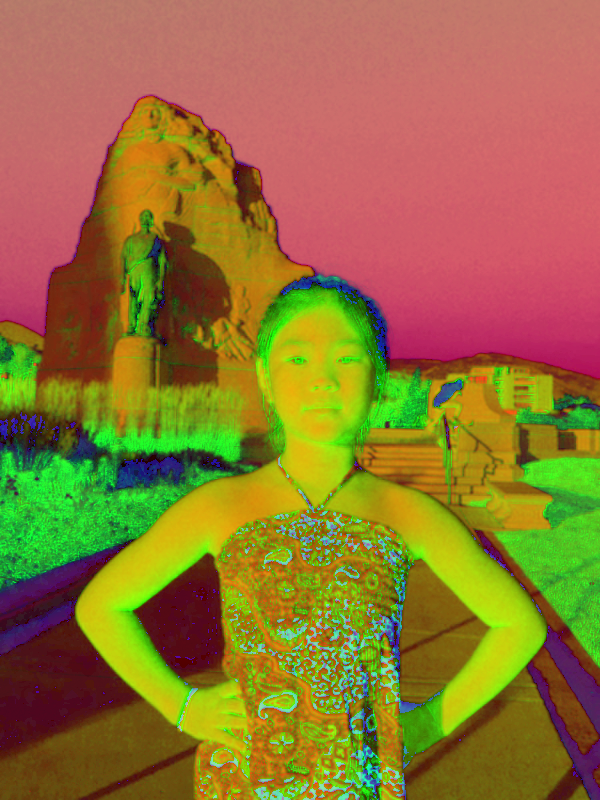
//> input picture OpenCV_3/result/jenny_HSV.png, 600 x 800 px
$ ./2-v   (built with g++ and OpenCV 4)
//> lines starting //> are read from the running program, lines starting //| are printed output that depends on the picture
#pragma once
#include <opencv2/opencv.hpp>

using namespace cv;

int main()
{
	Mat jenny_HSV = imread("result/jenny_HSV.png", 1); // jenny_HSV.png 이미지 로드
//> jenny_HSV is the input picture: 800 rows x 600 cols, CV_8UC3; mean B, G, R 52.4, 116.6, 146.5

	Mat* result = new Mat[3]; // Output 이미지들을 저장하기 위한 Mat 배열

	cv::split(jenny_HSV, result); // HSV 이미지를 H, S, V로 각각 분리
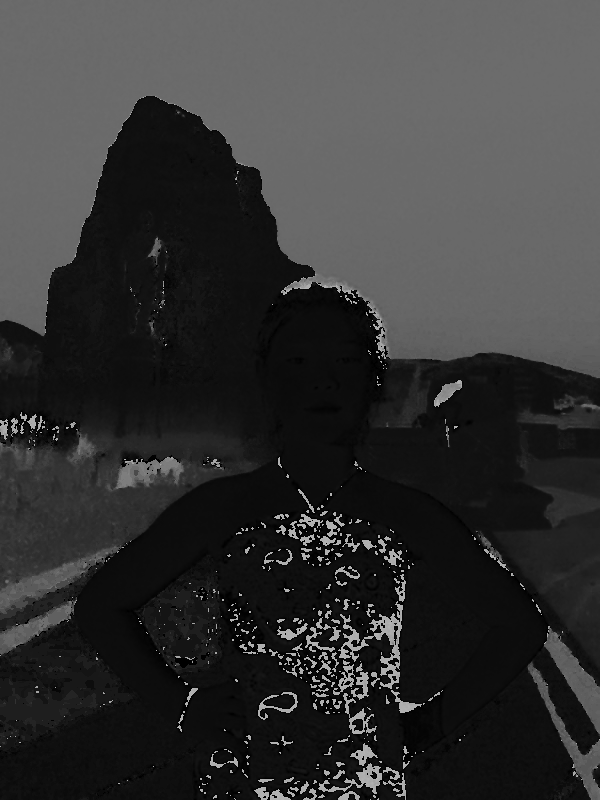
//> result: 800 rows x 600 cols, CV_8UC1; min 0, max 179, mean 52.4

	imshow("result", result[0]); // H 채널 이미지 출력
	imwrite("result/jenny_H.png", result[0]); // 이미지 저장

	waitKey(); // Output 이미지를 관찰하기 위해 별도의 입력이 있을 때까지 기다린다.

	imshow("result", result[1]); // S 채널 이미지 출력
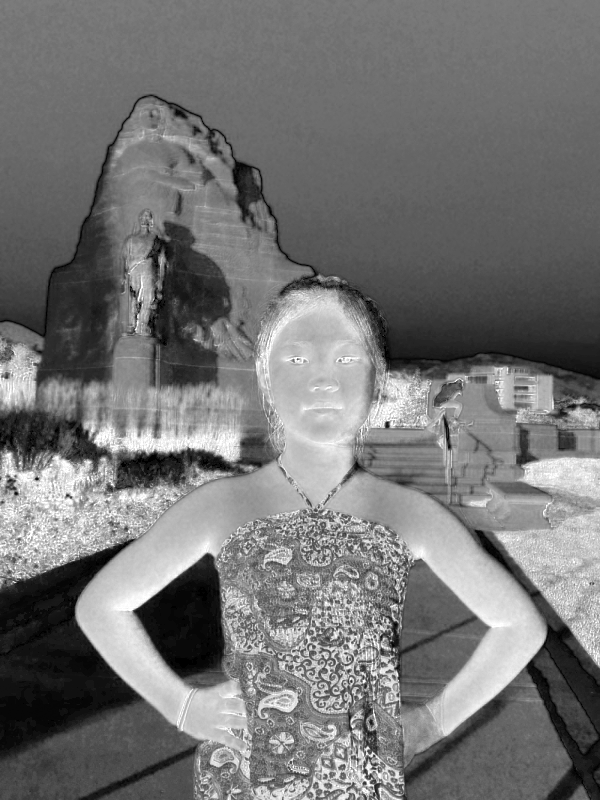
//> window 'result': 800 rows x 600 cols, CV_8UC1; min 0, max 255, mean 116.6
	imwrite("result/jenny_S.png", result[1]); // 이미지 저장

	waitKey(); // Output 이미지를 관찰하기 위해 별도의 입력이 있을 때까지 기다린다.

	imshow("result", result[2]); // V 채널 이미지 출력
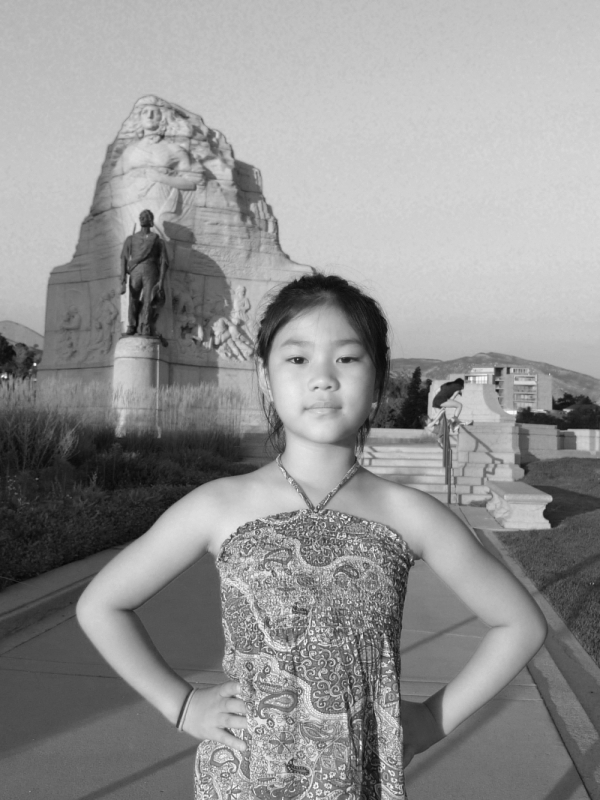
//> window 'result': 800 rows x 600 cols, CV_8UC1; min 6, max 255, mean 146.5
	imwrite("result/jenny_V.png", result[2]); // 이미지 저장

	waitKey(); // Output 이미지를 관찰하기 위해 별도의 입력이 있을 때까지 기다린다.

	return 0;
}

$ run again, with OpenCV_3/result/jenny_RGB.png copied over OpenCV_3/result/jenny_HSV.png
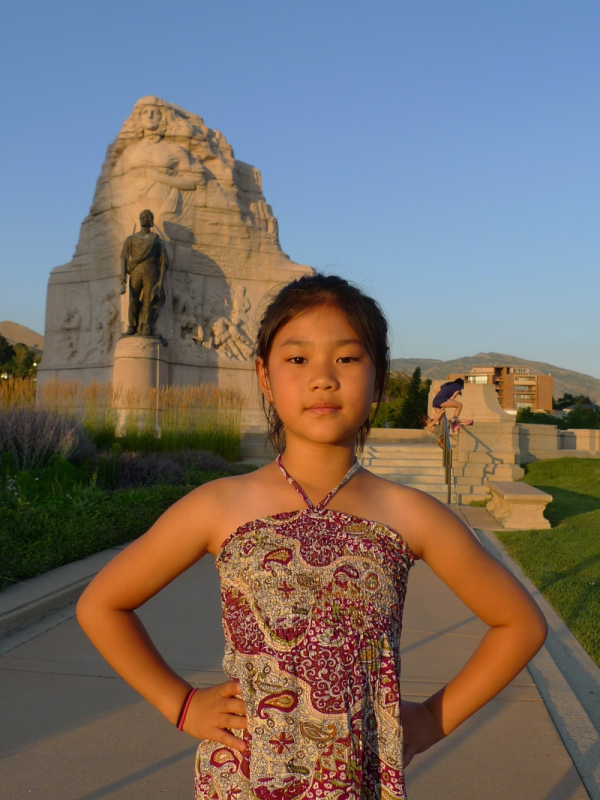
//> input picture OpenCV_3/result/jenny_RGB.png, 600 x 800 px
//> jenny_HSV is the input picture: 800 rows x 600 cols, CV_8UC3; mean B, G, R 105, 110.7, 119.9
//> `cv::split(jenny_HSV, result);`:
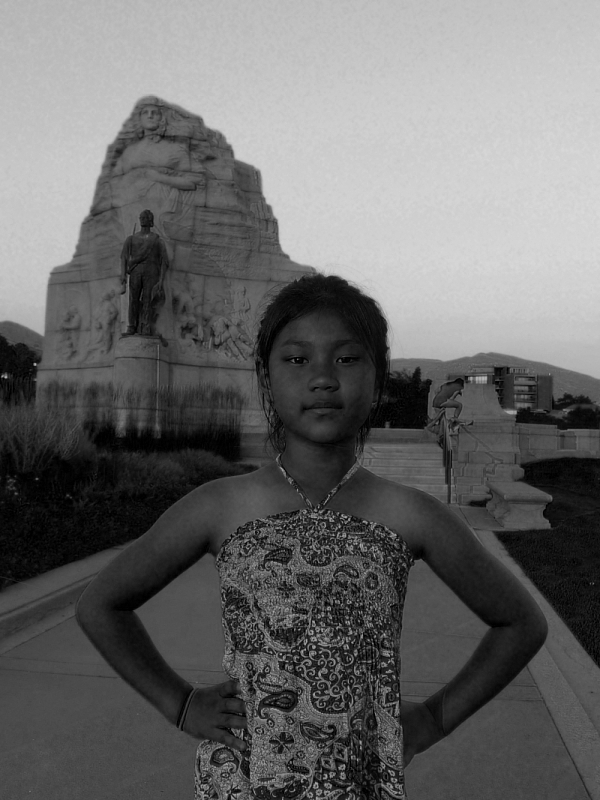
//> result: 800 rows x 600 cols, CV_8UC1; min 0, max 218, mean 105
//> `imshow("result", result[2]);`:
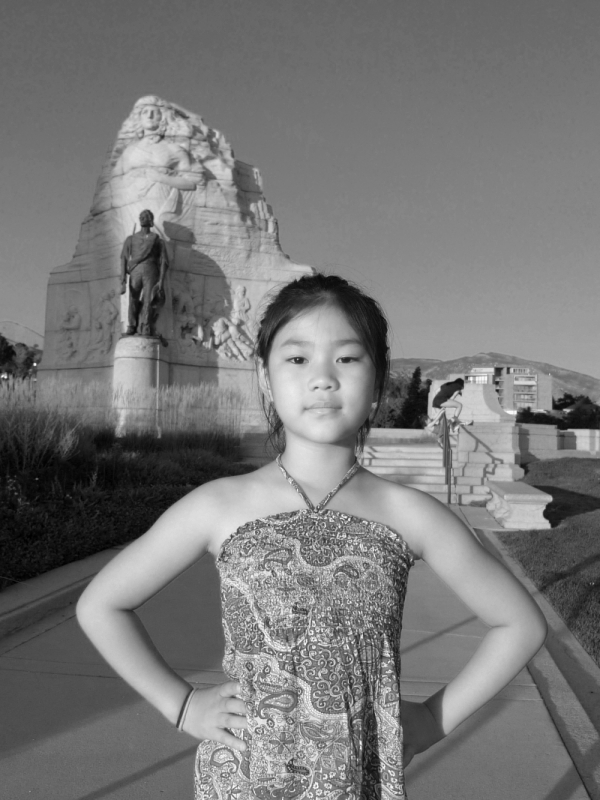
//> window 'result': 800 rows x 600 cols, CV_8UC1; min 0, max 255, mean 119.9
